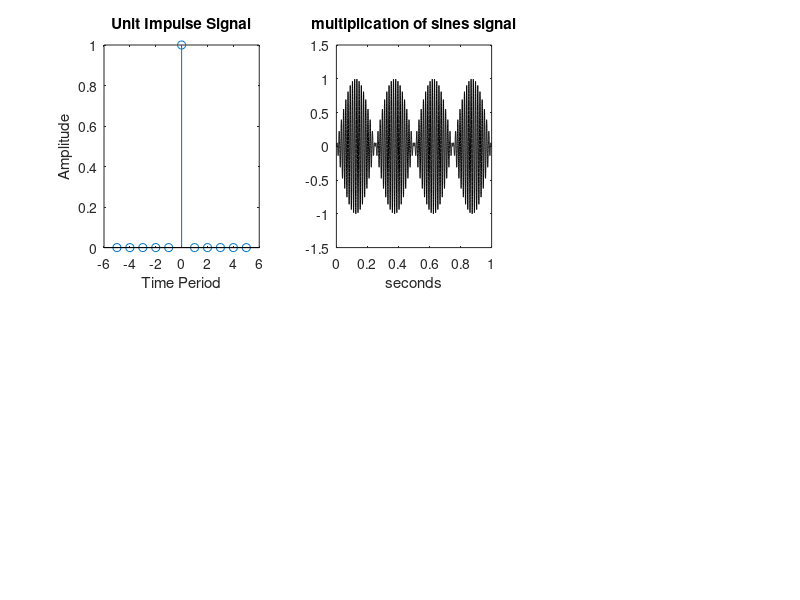

MATLAB code for this plot:
% Sine and cosine signals 
fy=1; 
%signal frequency in Hz
wy=2*pi*fy; 
%signal frequency in rad/s 
fs=60; 
%sampling frequency in Hz 
tiv=1/fs; 
%time interval between samples;
t=0:tiv:(3-tiv); 
%time intervals set 
ys=sin(wy*t); 
%signal data set 
plot(t,ys,'k'); hold on; %plots figure 
axis([0 3 -1.5 1.5]);
xlabel('seconds'); 
yc=cos(wy*t); %signal data set 
plot(t,yc,'--k'); 
%plots figure
axis([0 3 -1.5 1.5]);
xlabel("seconds");
title("sine (solid) and cosine(dashed)");

n1=input('Enter the no of samples'); 
x1=[-n1:1:n1];
y1=[zeros(1,n1),ones(1,1),zeros(1,n1)]; 
subplot(2,3,1);
stem(x1,y1); 
xlabel('Time Period'); 
ylabel('Amplitude');
title('Unit Impulse Signal');

%Unit Step Signal% 
n2=input('Enter the no of samples'); 
x2=[0:1:n2];
y2=ones(1,n2+1); subplot(2,3,2);
stem(x2,y2); xlabel('Time Period'); ylabel('Amplitude'); title('Unit Step Signal');
%Unit Step Signal% 
n2=input('Enter the no of samples'); 
x2=[0:1:n2];
y2=ones(1,n2+1); subplot(2,3,2);
stem(x2,y2); xlabel('Time Period'); ylabel('Amplitude'); title('Unit Step Signal');

%Unit Step Signal% 
n2=input('Enter the no of samples'); 
x2=[0:1:n2];
y2=ones(1,n2+1); 
subplot(2,3,2);
stem(x2,y2); xlabel('Time Period'); ylabel('Amplitude');
title('Unit Step Signal');

%Unit Step Signal% 
n2 = input('Enter the no of samples'); 
x2 = 0:1:n2;
y2 = ones(1,n2+1); 
subplot(2,3,2);
stem(x2,y2); xlabel('Time Period'); ylabel('Amplitude');
title('Unit Step Signal');

% Multiplication of sines signal 
fx=70; %signal frequency in Hz
wx=2*pi*fx; %signal frequency in rad/s 
fz=2; %signal frequency in Hz 
wz=2*pi*fz; %signal frequency in rad/s 
fs=6000; %sampling frequency in Hz 
tiv=1/fs; %time interval between samples;
t=0:tiv:(1-tiv); %time intervals set (1 second) 
y=sin(wx*t).*sin(wz*t); %signal data set 
plot(t,y,'k'); %plots figure
axis([0 1 -1.5 1.5]);
xlabel('seconds'); title('multiplication of sines signal');
